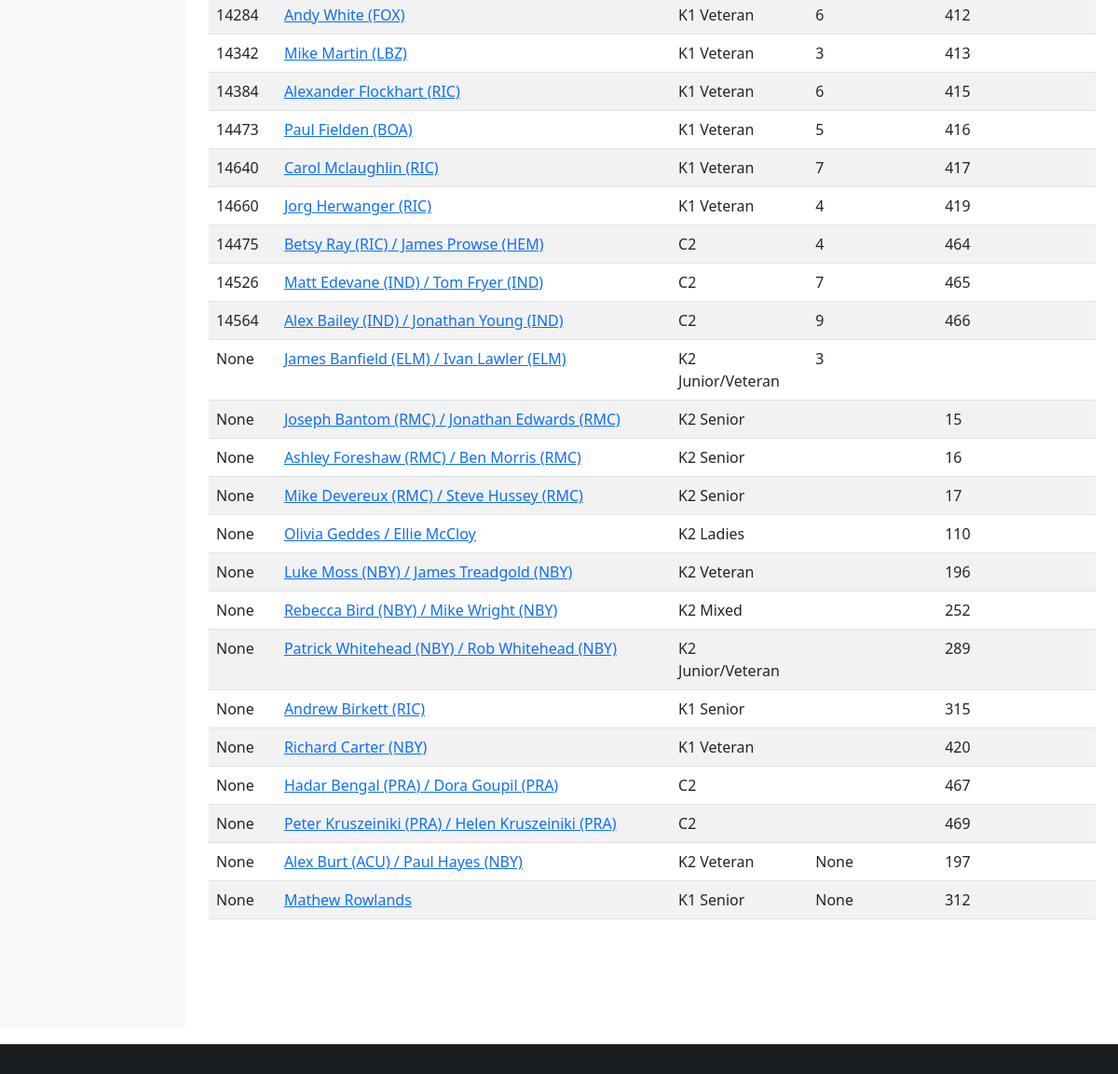
/race/1 (lower part), run on an earlier commit of the app's database.
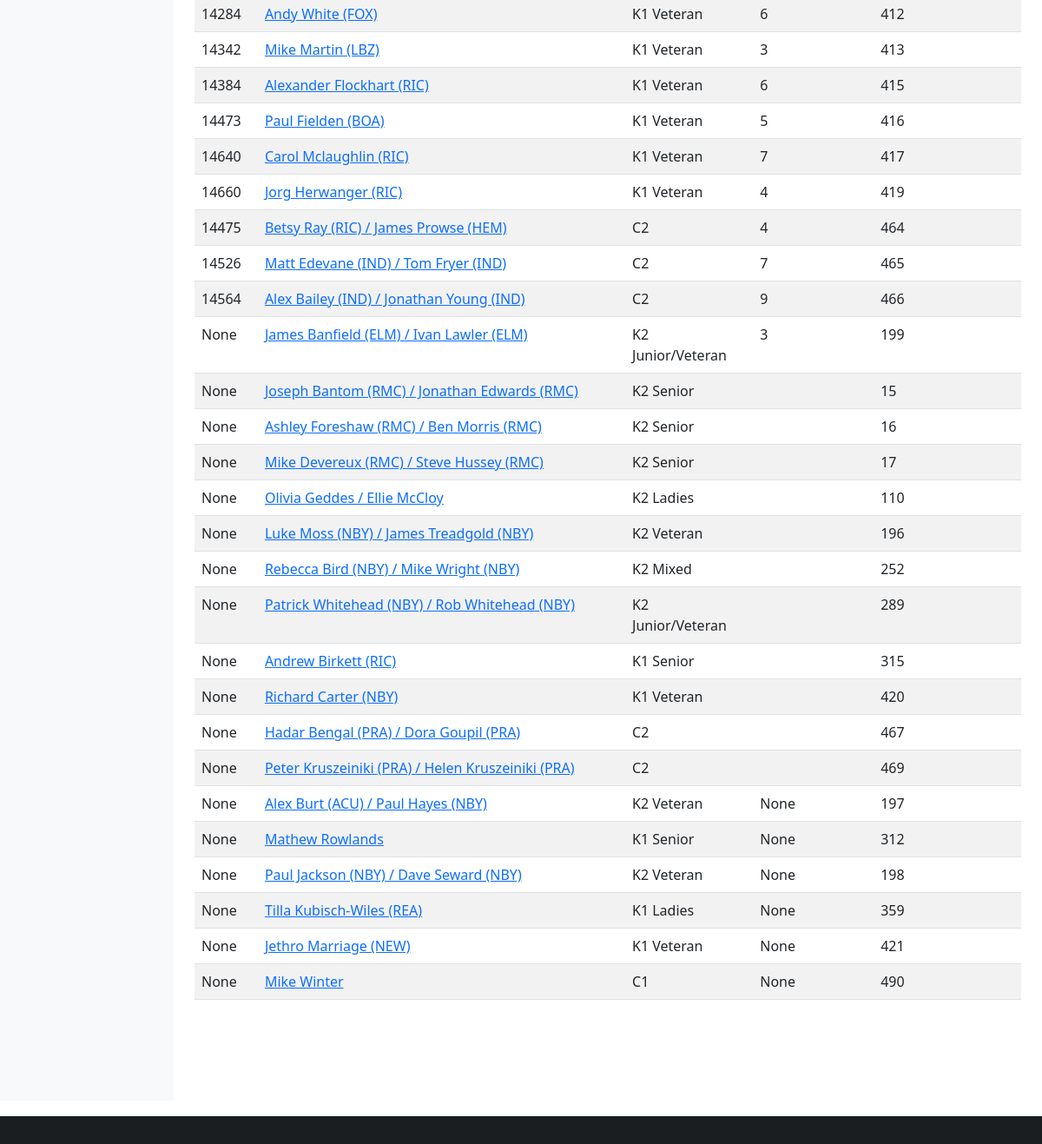
And on a later commit of the database.
### database/database/entry.py (models this page shows, shortened)
class Entry(Base):
    __tablename__ = "entry"
    id = Column(Integer, primary_key=True)
    race_id = Column(Integer, ForeignKey(Race.id), index=True)
    category_id = Column(Integer, ForeignKey(Category.id), index=True)
    boat_type = Column(boat_type, index=True)
    entry_number = Column(Integer)
    online = Column(Boolean)
    series = Column(Boolean)
    series_id = Column(Integer, ForeignKey(Series.id), index=True)
    time_start = Column(String)
    time_finish = Column(String)
    time_adjustment = Column(Integer)
    registered = Column(Boolean, default=False, nullable=False)
    retired = Column(Boolean, default=False, nullable=False)
    disqualified = Column(Boolean, default=False, nullable=False)
    note = Column(Text)
    category = relationship(Category, backref="entries", lazy="joined")
    race = relationship(Race, backref="entries", lazy="joined")
    race_number = relationship("Number", secondary="number_entry", uselist=False)
    @property
    def division(self):
        if self.crews:
            divisions = [crew.paddler.division for crew in self.crews]
            divisions = [division for division in divisions if division is not None]
            if divisions:
                return min(divisions)
        return None
    def __str__(self):
        names = [str(crew) for crew in self.crews]
        return " / ".join(names)
    @property
    def team(self):
        teams = [crew.team for crew in self.crews]
        teams = list(set(teams))
        if len(teams) == 1:
            return teams[0]
        else:
            return None

### database/database/club.py (models this page shows, shortened)
class Club(Base):
    __tablename__ = "club"
    id = Column(String(3), primary_key=True)
    name = Column(String)

### database/database/paddler.py (models this page shows, shortened)
class Paddler(Base):
    __tablename__ = "paddler"
    id = Column(Integer, primary_key=True)
    bcu = Column(Integer)  # BCU = British Canoe Union
    bcu_expiry = Column(Date)
    division = Column(Integer)
    title = Column(String)
    first = Column(String)
    middle = Column(String)
    last = Column(String)
    suffix = Column(String)
    dob = Column(Date)
    address = Column(String)
    email = Column(String)
    phone = Column(String)
    emergency_name = Column(String)
    emergency_phone = Column(String)
    @hybrid_property
    def name(self):
        name = [self.first, self.middle, self.last]
        name = list(filter(lambda item: item is not None, name))
        name = " ".join(name)
        name = name.strip()
        return name

### database/database/category.py (models this page shows, shortened)
class Category(Base):
    __tablename__ = "category"
    __table_args__ = (UniqueConstraint("label", name="uq_category_label"),)
    id = Column(Integer, primary_key=True)
    label = Column(String)
    def __str__(self):
        return self.label

### database/database/number.py (models this page shows, shortened)
class Number(Base):
    __tablename__ = "number"
    id = Column(Integer, primary_key=True)
    lost = Column(Boolean)
    def __str__(self):
        return str(self.id)

### kanoe/views/race.py (the view)
@blueprint.route("/race/<race_id>")
@login_required
def race(race_id):
    entries = session.query(db.Entry).filter(db.Entry.race_id == race_id).all()
    race = session.query(db.Race).get(race_id)
    return render_template("race.j2", race=race, entries=entries)

### database/database/crew.py (called while the page is built)
    def __str__(self):
        club = f" ({self.club.id})" if self.club else ""
        return f"{self.paddler.name}{club}"

### kanoe/templates/race.j2 (shortened to what this page needs)
{% extends "base-fluid.j2" %}
{% block styles %}
{% include 'common/datatables-css.j2' %}
{% include 'common/datatables-filter-css.j2' %}
{% endblock %}
{% block content %}
<div class="row">
    <div class="col-sm-12">
        <table id="entries" class="table table-striped display nowrap" style="width:100%">
            <tbody>
                {% for entry in entries %}
                <tr>
                    <td>{{ entry.entry_number }}</td>
                    <td><a href="{{ url_for('kanoe.entry', entry_id=entry.id) }}">{{ entry }}</a></td>
                    <td>{{ entry.category }}</td>
                    <td>{{ entry.division }}</td>
                    <td>{{ entry.team or "" }}</td>
                    <td>{{ entry.race_number or "" }}</td>
                    <td class="text-center">{% if entry.registered %}<i class="fas fa-check"></i>{% endif %}</td>
                </tr>
                {% endfor %}
            </tbody>
        </table>
    </div>
</div>
{% endblock %}

### kanoe/templates/base-fluid.j2 (shortened to what this page needs)
<!doctype html>
<html lang="en">
<head>
    {% block head %}
    {% include 'common/load-css.j2' %}
    {% block styles %}
    {% endblock %}
    {% endblock %}
</head>
<body>
    <div class="container-fluid">
        <div class="row">
            <nav class="col-md-2 d-none d-md-block bg-light sidebar">
            </nav>
            <main role="main" class="col-md-9 ml-sm-auto col-lg-10 pt-3 px-4">
                {% block content %}
                {% endblock %}
            </main>
        </div>
    </div>
    <footer>
        {% include 'common/footer.j2' %}
    </footer>
</body>
</html>

### kanoe/templates/common/load-css.j2
<link rel="stylesheet" type="text/css" href="/css/bootstrap-5.1.3.min.css">
<link rel="stylesheet" type="text/css" href="/css/styles.css">
<link rel="stylesheet" type="text/css" href="/css/font-awesome-all-6.2.0.min.css">

### kanoe/templates/common/datatables-css.j2
<link rel="stylesheet" type="text/css" href="/css/jquery.dataTables-1.12.1.min.css">

### kanoe/templates/common/datatables-filter-css.j2
<link rel="stylesheet" type="text/css" href="/css/searchPanes.dataTables-2.0.2.min.css">
<link rel="stylesheet" type="text/css" href="/css/select.dataTables-1.4.0.min.css">

### kanoe/templates/common/footer.j2
<div class="footer fixed-bottom mt-auto bg-dark text-center text-white">
  <div class="text-center p-3" style="background-color: rgba(0, 0, 0, 0.2);">
  </div>
</div>

### kanoe/static/css/styles.css (style rules this page uses)
:root { --colour-yellow: #fed00c; --colour-yellow-muted: #ffe269; }
body { padding-top: 60px; }
main { margin-bottom: 100px }
.row > * { margin-top: 20px; }
footer { margin-top: 50px }

What changed in the data, as far as the page shows it:
shown differently, row unchanged: Entry "James Banfield (ELM) / Ivan Lawler (ELM)": race_number (not shown) → "199"
added Entry: entry_number "None", last "Paul Jackson (NBY) / Dave Seward (NBY)", category "K2 Veteran", division "None", race_number "198"
added Entry: entry_number "None", last "Tilla Kubisch-Wiles (REA)", category "K1 Ladies", division "None", race_number "359"
added Entry: entry_number "None", last "Jethro Marriage (NEW)", category "K1 Veteran", division "None", race_number "421"
added Entry: entry_number "None", last "Mike Winter", category "C1", division "None", race_number "490"
